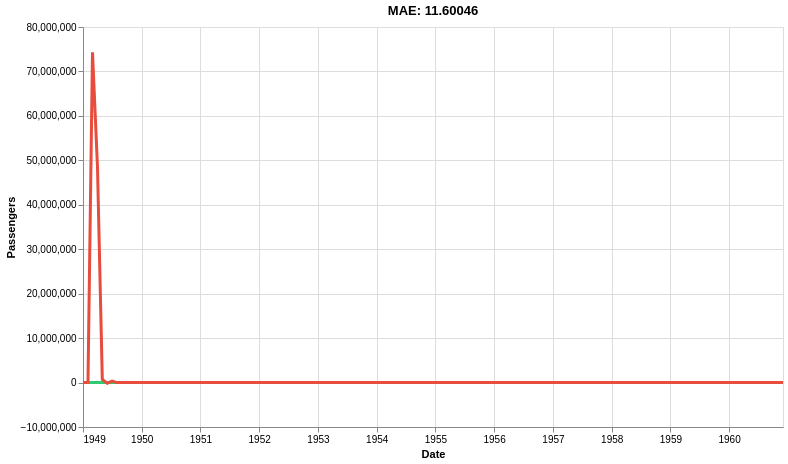

The cell this chart's notebook holds for it:
### Markdown cell above
This is starting to look good! Naturally in production we would tune the learning rate, ideally in real-time.

Before finishing, we're going to introduce a cool feature extraction trick based on [radial basis function kernels](https://www.wikiwand.com/en/Radial_basis_function_kernel). The one-hot encoding we did on the month is a good idea but if you think about it is a bit rigid. Indeed the value of each feature is going to be 0 or 1, depending on the month of each observation. We're basically saying that the month of September is as distant to the month of August as it is to the month of March. Of course this isn't true, and it would be nice if our features would reflect this. To do so we can simply calculate the distance between the month of each observation and all the months in the calendar. Instead of simply computing the distance linearly, we're going to use a so-called *Gaussian radial basic function kernel*. This is a bit of a mouthful but for us it boils down to a simple formula, which is:

$$d(i, j) = exp(-\frac{(i - j)^2}{2\sigma^2})$$

Intuitively this computes a similarity between two months -- denoted by $i$ and $j$ -- which decreases the further apart they are from each other. The $sigma$ parameter can be seen as a hyperparameter than can be tuned -- in the following snippet we'll simply ignore it. The thing to take away is that this results in smoother predictions than when using a one-hot encoding scheme, which is often a desirable property. You can also see trick in action [in this nice presentation](http://www.youtube.com/watch?v=68ABAU_V8qI&t=4m45s).

### Code cell
import math

def get_month_distances(x):
    return {
        calendar.month_name[month]: math.exp(-(x['month'].month - month) ** 2)
        for month in range(1, 13)
    }
    

model = compose.Pipeline(
    ('features', compose.TransformerUnion(
        ('ordinal_date', compose.FuncTransformer(get_ordinal_date)),
        ('month_distances', compose.FuncTransformer(get_month_distances)),
    )),
    ('scale', preprocessing.StandardScaler()),
    ('lin_reg', linear_model.LinearRegression(
        intercept_lr=0,
        optimizer=optim.SGD(0.03)
    ))
)

model = preprocessing.TargetStandardScaler(regressor=model)

evaluate_model(model)

### Figure 1 — Vega-Lite specification as saved in the notebook (floating-point values rounded to 4 significant figures; data arrays with more than 128 entries replaced by an {"elided": "..."} marker saying what was removed)
{"config": {"view": {"continuousWidth": 300, "continuousHeight": 300}}, "layer": [{"mark": {"type": "line", "color": "#2ecc71", "strokeWidth": 3}, "encoding": {"x": {"field": "Date", "title": "Date", "type": "temporal"}, "y": {"field": "Ground truth", "title": "Passengers", "type": "quantitative"}}, "name": "view_c91b5dca34c536c4_0"}, {"mark": {"type": "line", "color": "#e74c3c", "strokeWidth": 3}, "encoding": {"x": {"field": "Date", "title": "Date", "type": "temporal"}, "y": {"field": "Prediction", "type": "quantitative"}}}], "data": {"name": "data-3a13eae3ff50726624877c0c0afc21dd"}, "height": 400, "params": [{"name": "param_1e9efca18e7a2868", "select": {"type": "interval", "encodings": ["x", "y"]}, "bind": "scales", "views": ["view_c91b5dca34c536c4_0"]}], "title": "MAE: 11.60046", "width": 700, "$schema": "https://vega.github.io/schema/vega-lite/v6.1.0.json", "datasets": {"data-3a13eae3ff50726624877c0c0afc21dd": {"elided": "144 records"}}}
